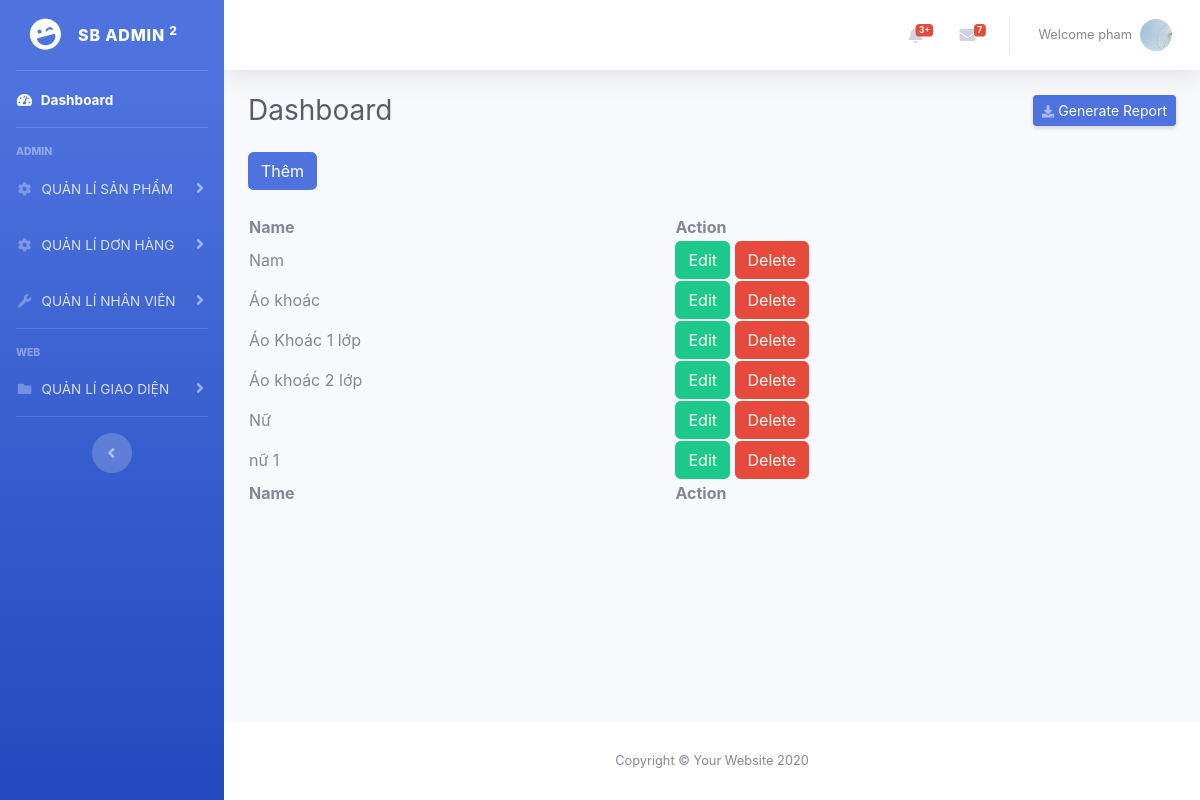
The page /resource/view/pages/main/manage-productsCategory.php (signed in) on the database its author committed.
### tables this page shows
CREATE TABLE `users` (
  `id` int(11) NOT NULL,
  `images` varchar(255) NOT NULL,
  `lastname` varchar(255) NOT NULL,
  `firstname` varchar(255) NOT NULL,
  `email` varchar(255) NOT NULL,
  `password` varchar(255) NOT NULL,
  `created_at` datetime DEFAULT NULL,
  `active` tinyint(4) NOT NULL,
  `is_active` tinyint(4) NOT NULL,
  `status` int(11) NOT NULL,
  `role_id` int(11) NOT NULL,
  `phone` int(11) DEFAULT NULL,
  `address` varchar(255) NOT NULL
);

CREATE TABLE `product_categories` (
  `id` int(11) NOT NULL,
  `name` varchar(255) NOT NULL,
  `parent_id` int(11) NOT NULL
);

### function/function.php (called while the page is built, shortened)
<?php
function productCategoryTree($parent_id = 0, $sub_mark = "")
{
  include '../../../../database/database.php';
  $sql = "SELECT * FROM product_categories WHERE parent_id = $parent_id ORDER BY name ASC";
  $result = $conn->query($sql);
  if ($result->num_rows > 0) {
    while ($row = $result->fetch_assoc()) {
      productCategoryTree($row['id'], $sub_mark . '--');
    }
  }
}

### resource/view/pages/main/manage-productsCategory.php (the view, shortened to what this page needs)
<?php
include '../../../../database/database.php';
include '../../../../function/function.php';
$sql = "SELECT * FROM product_categories";
$result = $conn->query($sql);
?>
<!DOCTYPE html>
<html lang="en">
<head>
    <link rel="stylesheet" href="https://cdnjs.cloudflare.com/ajax/libs/font-awesome/5.15.1/css/all.min.css"/>
    <link href="../../../../public/backend/assets/css/sb-admin-2.min.css" rel="stylesheet">
    <link rel="stylesheet" href="https://cdn.datatables.net/1.11.3/css/jquery.dataTables.min.css">
    <link rel="stylesheet" href="https://cdn.datatables.net/buttons/2.1.0/css/buttons.dataTables.min.css">
</head>
<body id="page-top">
    <div id="wrapper">
    <?php include '../../partial/sideBar.php'; ?>
        <div id="content-wrapper" class="d-flex flex-column">
            <div id="content">
            <?php include '../../partial/topBar.php'; ?>
                <div class="container-fluid">
                    <div class="d-sm-flex align-items-center justify-content-between mb-4">
                        <h1 class="h3 mb-0 text-gray-800">Dashboard</h1>
                        <a href="#" class="d-none d-sm-inline-block btn btn-sm btn-primary shadow-sm"><i
                                class="fas fa-download fa-sm text-white-50"></i> Generate Report</a>
                    </div>
                    <div class="d-sm-flex align-items-center justify-content-between mb-4">
                        <button class="btn btn-primary"  data-toggle="modal" data-target="#addProductCategory" type="button">Thêm</button>
                    </div>
                                        <?php
                                        echo productCategoryTree();
                                        ?>
                    <table id="example" class="display nowrap" style="width:100%">
                        <thead>
                            <tr>
                                <th>Name</th>
                                <th>Action</th>
                            </tr>
                        </thead>
                        <tbody>
                            <?php
                        if ($result->num_rows > 0) {
                            while ($row = $result->fetch_assoc()) {
                        ?>
                        <tr>
                            <td><?php echo $row['name']; ?></td>
                            <td>
                                <button type="button" class="btn btn-success editProductCategoryBtn">Edit</button>
                                <button type="button" class="btn btn-danger deleteProductCategoryBtn">Delete</button>
                            </td>
                        </tr>
                            <?php
                            }
                            } else {
                            echo "0 results";
                            }
                            ?>
                        </tbody>
                        <tfoot>
                            <tr>
                                <th>Name</th>
                                <th>Action</th>
                            </tr>
                        </tfoot>
                    </table>
                </div>
            </div>
            <?php include '../../partial/footer.php'; ?>
        </div>
</body>
</html>

### resource/view/partial/topBar.php (shortened to what this page needs)
<nav class="navbar navbar-expand navbar-light bg-white topbar mb-4 static-top shadow">
<ul class="navbar-nav ml-auto">
    <li class="nav-item dropdown no-arrow mx-1">
        <a class="nav-link dropdown-toggle" href="#" id="alertsDropdown" role="button"
            data-toggle="dropdown" aria-haspopup="true" aria-expanded="false">
            <span class="badge badge-danger badge-counter">3+</span>
        </a>
    </li>
    <li class="nav-item dropdown no-arrow mx-1">
        <a class="nav-link dropdown-toggle" href="#" id="messagesDropdown" role="button"
            data-toggle="dropdown" aria-haspopup="true" aria-expanded="false">
            <i class="fas fa-envelope fa-fw"></i>
            <span class="badge badge-danger badge-counter">7</span>
        </a>
    </li>
    <li class="nav-item dropdown no-arrow">
        <a class="nav-link dropdown-toggle" href="#" id="userDropdown" role="button"
            data-toggle="dropdown" aria-haspopup="true" aria-expanded="false">
            <span class="mr-2 d-none d-lg-inline text-gray-600 small"><?php
            $id = $_SESSION["user"]["id"];
            $query = mysqli_query($conn, "SELECT * FROM users WHERE id = '$id' ");
            $user = $query->fetch_assoc();
            echo "Welcome " . $user['firstname'];
            ?>
            </span>
            <img class="img-profile rounded-circle"
                src="
                <?php if ($user['images']) {
                echo $user['images'];
                } else {
                echo '../../../../public/backend/assets/images/defaultImages.png';
                }
                ?>">
        </a>
    </li>
</ul>
</nav>

### rows shown on the page
users: firstname "pham", images (picture)
product_categories: name "Nam"
product_categories: name "Áo khoác"
product_categories: name "Áo Khoác 1 lớp"
product_categories: name "Áo khoác 2 lớp"
product_categories: name "Nữ"
product_categories: name "nữ 1"
